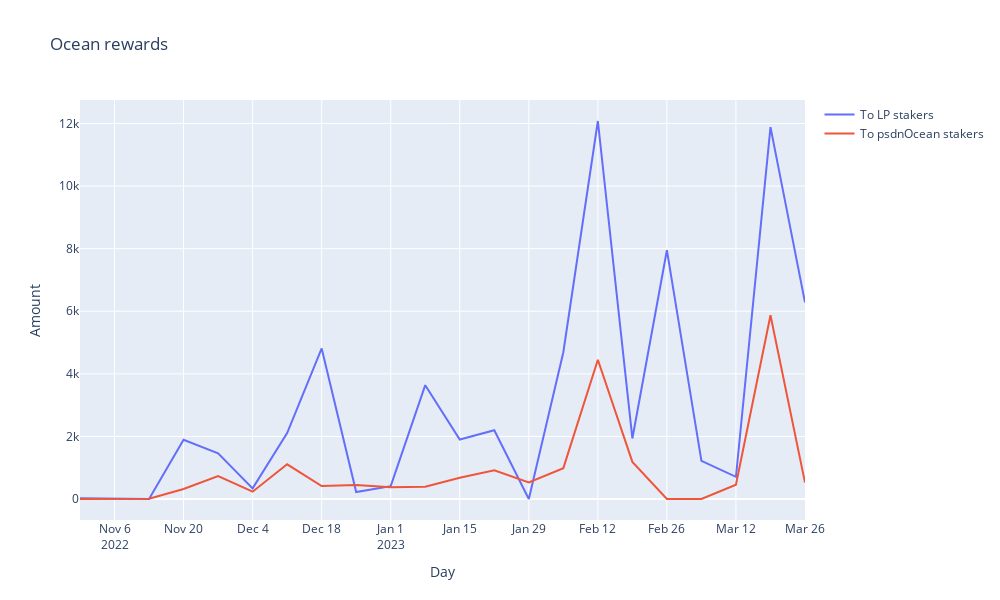

Here is the notebook cell this chart was saved with:
### Code cell
# Create traces
fig = go.Figure()

df = lp_staking_contract.loc[(lp_staking_contract['TokenSymbol'] == 'OCEAN') & (lp_staking_contract['From'] ==lp_staking_contract_address.lower())].groupby(pd.Grouper(key='DateTime', freq='W'))['TokenValue'].sum().reset_index()

fig.add_trace(go.Scatter(x=df['DateTime'], y=df['TokenValue'],
                    mode='lines',
                    name='To LP stakers'))

# df = lp_staking_contract.loc[(lp_staking_contract['TokenSymbol'] == 'OCEAN') & (lp_staking_contract['From'] == '0x83304d9141c01f4dc27639f0efd0ac78efc74a38')].groupby(pd.Grouper(key='DateTime', freq='W'))['TokenValue'].sum().reset_index()

# fig.add_trace(go.Scatter(x=df['DateTime'], y=df['TokenValue'],
#                     mode='lines',
#                     name='booster'))

df = psdn_staking_contract.loc[(psdn_staking_contract['TokenSymbol'] == 'OCEAN') & (psdn_staking_contract['From'] ==psdn_ocean_staking_contract_address.lower())].groupby(pd.Grouper(key='DateTime', freq='W'))['TokenValue'].sum().reset_index()

fig.add_trace(go.Scatter(x=df['DateTime'], y=df['TokenValue'],
                    mode='lines',
                    name='To psdnOcean stakers'))

# Edit the layout
fig.update_layout(title='Ocean rewards',
                   xaxis_title='Day',
                   yaxis_title='Amount', 
                   autosize=True,
                    width=1000,
                    height=600,
    )
fig.show()
fig.write_image("images/ocean_rewards.png", scale=1.2)

### Figure 1 — Plotly figure (JSON) as saved in the notebook; plotly's stock layout.template omitted (floating-point values rounded to 4 significant figures)
{"data": [{"mode": "lines", "name": "To LP stakers", "type": "scatter", "x": ["2022-10-30T00:00:00", "2022-11-06T00:00:00", "2022-11-13T00:00:00", "2022-11-20T00:00:00", "2022-11-27T00:00:00", "2022-12-04T00:00:00", "2022-12-11T00:00:00", "2022-12-18T00:00:00", "2022-12-25T00:00:00", "2023-01-01T00:00:00", "2023-01-08T00:00:00", "2023-01-15T00:00:00", "2023-01-22T00:00:00", "2023-01-29T00:00:00", "2023-02-05T00:00:00", "2023-02-12T00:00:00", "2023-02-19T00:00:00", "2023-02-26T00:00:00", "2023-03-05T00:00:00", "2023-03-12T00:00:00", "2023-03-19T00:00:00", "2023-03-26T00:00:00"], "y": [21.6, 0, 0, 1891.0, 1460.0, 340.9, 2107.0, 4810.0, 222.5, 409.4, 3638.0, 1900.0, 2197.0, 0, 4691.0, 12080.0, 1935.0, 7951.0, 1221.0, 708.3, 11880.0, 6284.0]}, {"mode": "lines", "name": "To psdnOcean stakers", "type": "scatter", "x": ["2022-10-30T00:00:00", "2022-11-06T00:00:00", "2022-11-13T00:00:00", "2022-11-20T00:00:00", "2022-11-27T00:00:00", "2022-12-04T00:00:00", "2022-12-11T00:00:00", "2022-12-18T00:00:00", "2022-12-25T00:00:00", "2023-01-01T00:00:00", "2023-01-08T00:00:00", "2023-01-15T00:00:00", "2023-01-22T00:00:00", "2023-01-29T00:00:00", "2023-02-05T00:00:00", "2023-02-12T00:00:00", "2023-02-19T00:00:00", "2023-02-26T00:00:00", "2023-03-05T00:00:00", "2023-03-12T00:00:00", "2023-03-19T00:00:00", "2023-03-26T00:00:00"], "y": [1.12, 7.813, 5.966, 318.2, 731.4, 234.4, 1109.0, 412.2, 450.4, 372.3, 391.5, 681.1, 917.2, 527.0, 985.7, 4450.0, 1184.0, 0, 0, 454.2, 5873.0, 524.1]}], "layout": {"autosize": true, "height": 600, "title": {"text": "Ocean rewards"}, "width": 1000, "xaxis": {"title": {"text": "Day"}}, "yaxis": {"title": {"text": "Amount"}}}}
